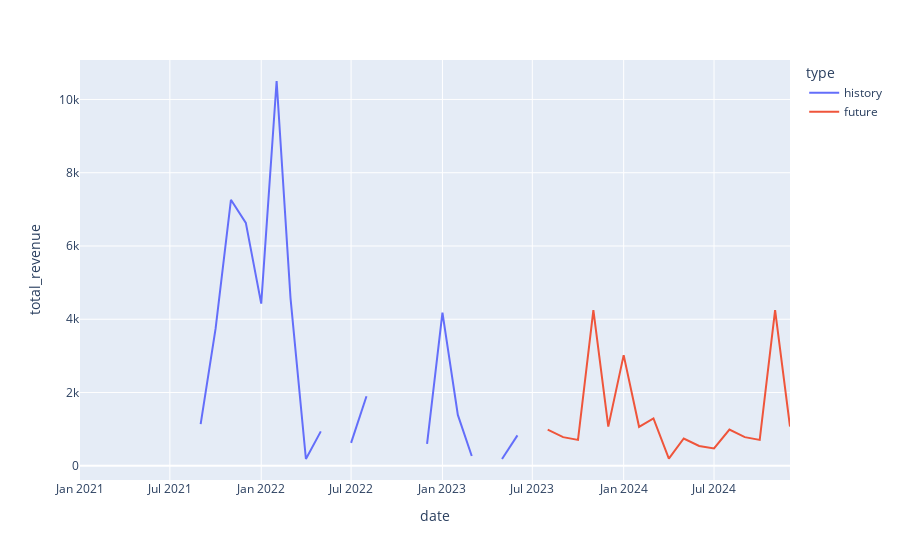

Write notebook code for a chart like this one.
### Code cell
px.line(data,x='date',y='total_revenue',color='type')

### Figure 1 — Plotly figure (JSON) as saved in the notebook; plotly's stock layout.template omitted (floating-point values rounded to 4 significant figures)
{"data": [{"hovertemplate": "type=history<br>date=%{x}<br>total_revenue=%{y}<extra></extra>", "legendgroup": "history", "line": {"color": "#636efa", "dash": "solid"}, "marker": {"symbol": "circle"}, "mode": "lines", "name": "history", "orientation": "v", "showlegend": true, "type": "scatter", "x": ["2021-01-01T00:00:00", "2021-02-01T00:00:00", "2021-03-01T00:00:00", "2021-04-01T00:00:00", "2021-05-01T00:00:00", "2021-06-01T00:00:00", "2021-07-01T00:00:00", "2021-08-01T00:00:00", "2021-09-01T00:00:00", "2021-10-01T00:00:00", "2021-11-01T00:00:00", "2021-12-01T00:00:00", "2022-01-01T00:00:00", "2022-02-01T00:00:00", "2022-03-01T00:00:00", "2022-04-01T00:00:00", "2022-05-01T00:00:00", "2022-06-01T00:00:00", "2022-07-01T00:00:00", "2022-08-01T00:00:00", "2022-09-01T00:00:00", "2022-10-01T00:00:00", "2022-11-01T00:00:00", "2022-12-01T00:00:00", "2023-01-01T00:00:00", "2023-02-01T00:00:00", "2023-03-01T00:00:00", "2023-04-01T00:00:00", "2023-05-01T00:00:00", "2023-06-01T00:00:00", "2023-07-01T00:00:00"], "xaxis": "x", "y": [null, null, null, null, null, null, null, null, 1138.0, 3737.0, 7262.0, 6631.0, 4427.0, 10500.0, 4579.0, 185.7, 940.0, null, 626.7, 1899.0, null, 313.3, null, 598.1, 4181.0, 1390.0, 266.3, null, 187.6, 830.5, null], "yaxis": "y"}, {"hovertemplate": "type=future<br>date=%{x}<br>total_revenue=%{y}<extra></extra>", "legendgroup": "future", "line": {"color": "#EF553B", "dash": "solid"}, "marker": {"symbol": "circle"}, "mode": "lines", "name": "future", "orientation": "v", "showlegend": true, "type": "scatter", "x": ["2023-08-01T00:00:00", "2023-09-01T00:00:00", "2023-10-01T00:00:00", "2023-11-01T00:00:00", "2023-12-01T00:00:00", "2024-01-01T00:00:00", "2024-02-01T00:00:00", "2024-03-01T00:00:00", "2024-04-01T00:00:00", "2024-05-01T00:00:00", "2024-06-01T00:00:00", "2024-07-01T00:00:00", "2024-08-01T00:00:00", "2024-09-01T00:00:00", "2024-10-01T00:00:00", "2024-11-01T00:00:00", "2024-12-01T00:00:00"], "xaxis": "x", "y": [989.2, 782.4, 707.1, 4248.0, 1070.0, 3021.0, 1064.0, 1295.0, 197.8, 744.6, 541.9, 473.4, 989.2, 782.4, 707.1, 4248.0, 1070.0], "yaxis": "y"}], "layout": {"legend": {"title": {"text": "type"}, "tracegroupgap": 0}, "margin": {"t": 60}, "xaxis": {"anchor": "y", "domain": [0, 1], "title": {"text": "date"}}, "yaxis": {"anchor": "x", "domain": [0, 1], "title": {"text": "total_revenue"}}}}
